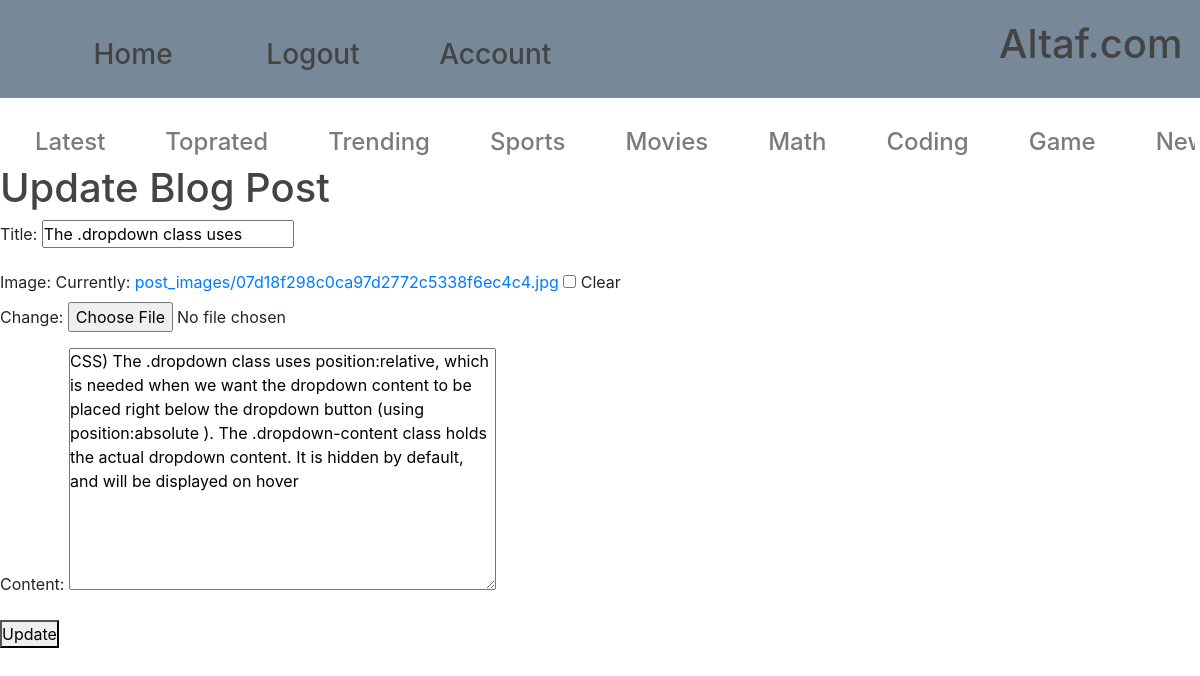
/account/post/update/18 (signed in), run on an earlier commit of the app's database.
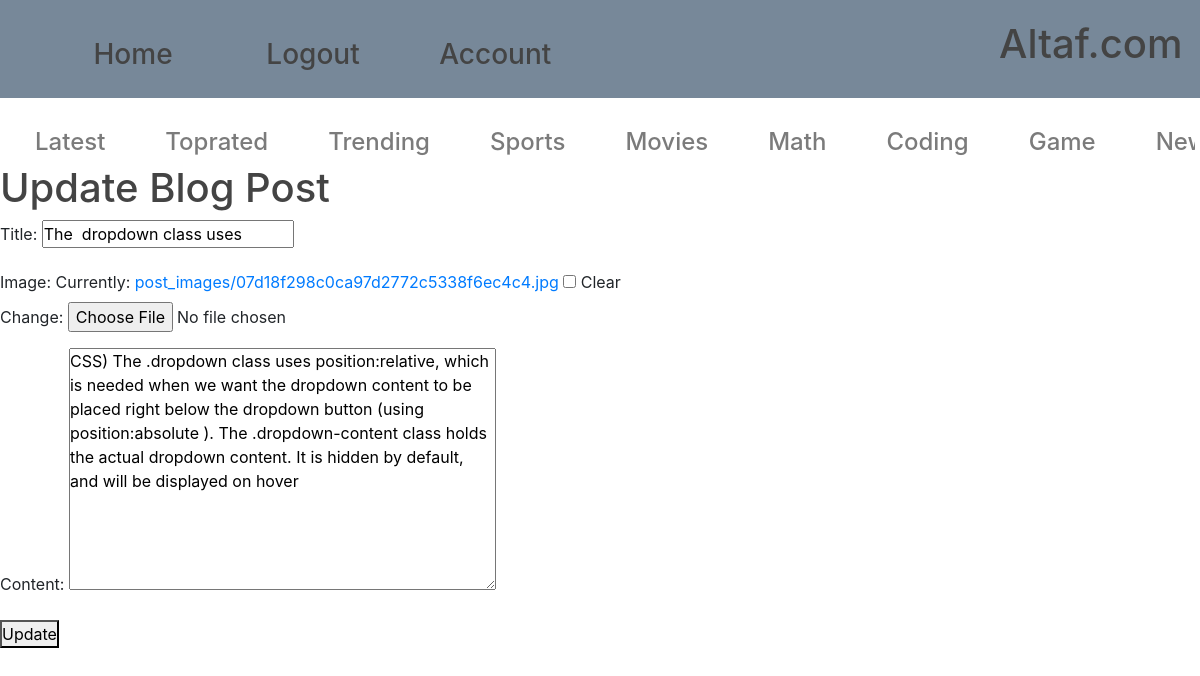
And on a later commit of the database.
### baseapp/models.py (models this page shows, shortened)
class Post(models.Model):
    title = models.CharField(max_length=50,null=True,blank=True)
    writer = models.ForeignKey(settings.AUTH_USER_MODEL, on_delete=models.CASCADE)
    content = models.TextField()
    post_date = models.DateField(auto_now_add=True)
    image=models.ImageField(upload_to='post_images', blank=True, null=True)
    category = models.ForeignKey('Category',on_delete=models.CASCADE, null=True, blank=True)
    view_count=models.IntegerField(default=0)
    '''
    @receiver(post_delete, sender=Post)
    def submission_delete(sender,instance, **kwargs):
        instance.image.delete(False)

    def pre_save_blog_post_receiver(sender,instance,*args, **kwargs):
        if not instance.slug:
            instance.slug = slugify(instance.writer.username + "-" + instance.title)
    pre_save.connect(pre_save_blog_post_receiver,sender=Post)

     '''

### account/views.py (the view)
# urls.py: path('post/update/<int:pk>',PostUpdateView.as_view(),name='articale-update'),
class PostUpdateView(UpdateView):
    model=Post
    fields= ['title','image','content']
    template_name='baseapp/update_form.html'
    success_url = reverse_lazy("account:profile-page")

### baseapp/templates/baseapp/update_form.html (shortened to what this page needs)
{%extends 'baseapp/main.html' %}
{% load static %}
{% block content %}
    <h1> Update Blog Post</h1>
{% if user.is_authenticated %}
    {% if user.id == post.writer.id %}
        <form   method="post">
            {{form.as_p}}
            <button type="submit">Update</button>
        </form>
    {% else %}
      <h3 style="color: red;">You're trying to update someone else post!!You don't have permission to do so</h3>
    {% endif %}
{% endif %}
{% endblock%}

What changed in the data, as far as the page shows it:
changed Post: title "The .dropdown class uses" → "The dropdown class uses"
